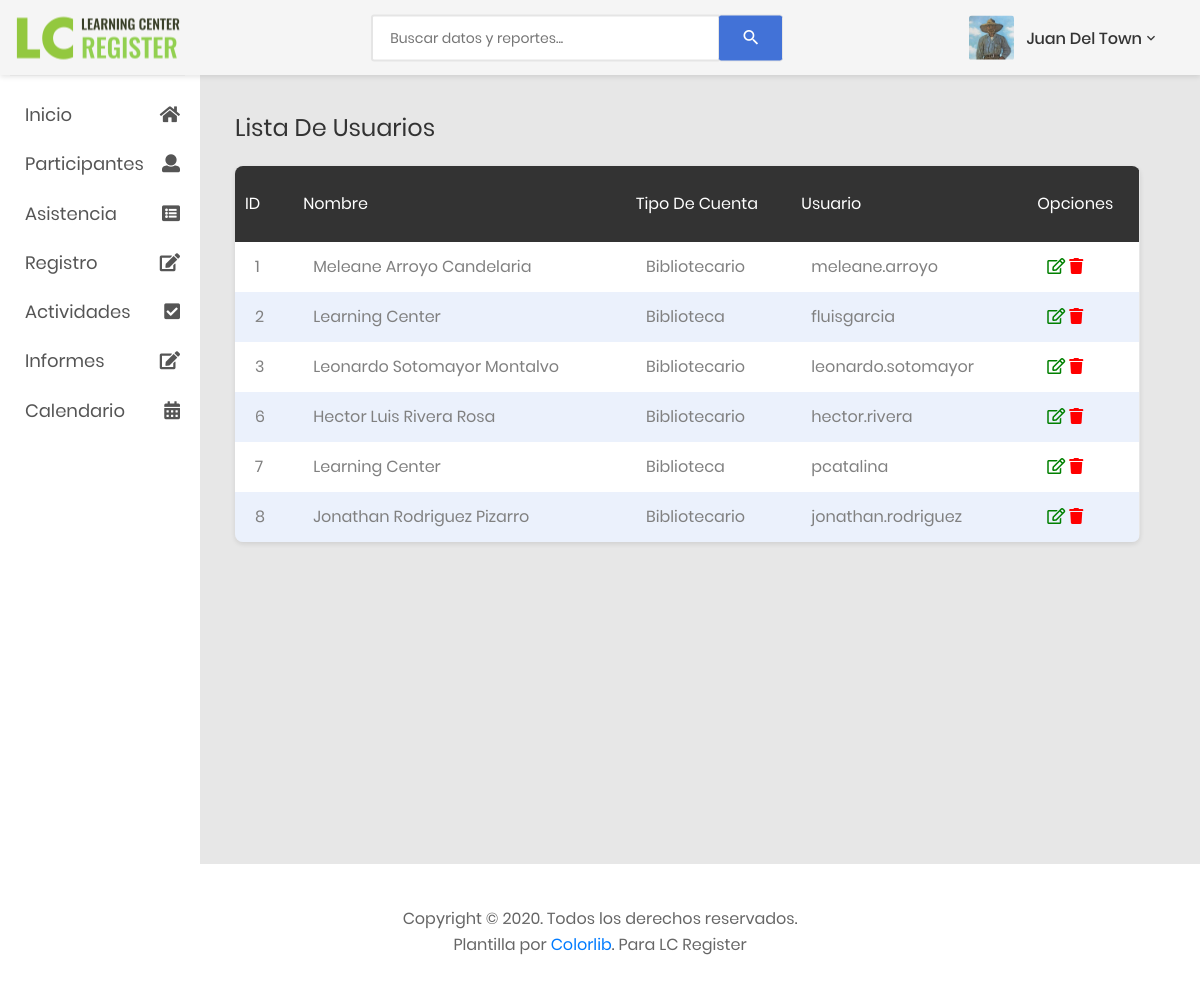
The page /listaUsuarios.php on the database as committed earlier.
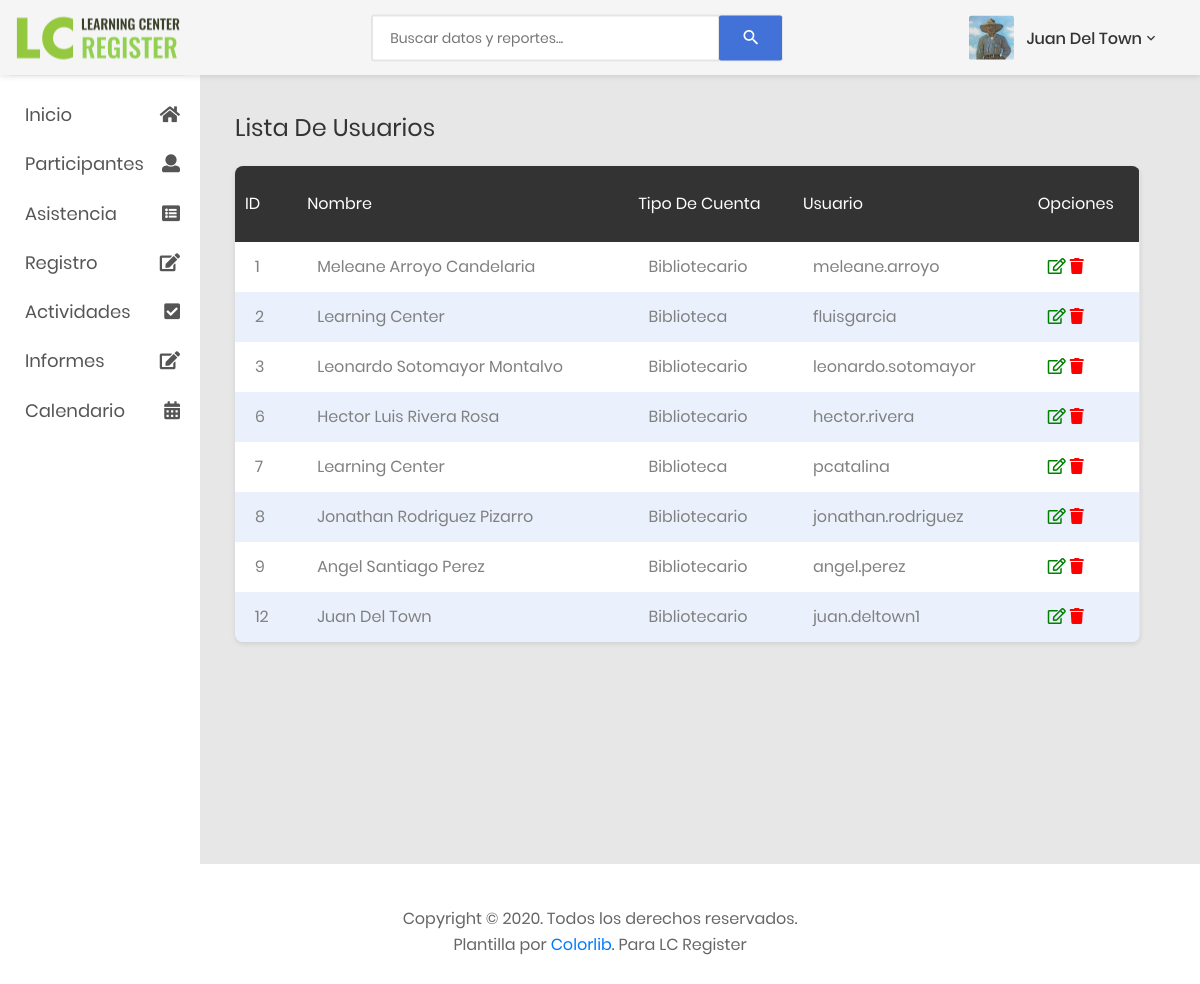
The same page on the database as committed later.
### tables this page shows
CREATE TABLE `usuarios` (
  `userID` int(11) NOT NULL,
  `nombre` varchar(20) NOT NULL,
  `apellidos` varchar(30) NOT NULL,
  `usuario` varchar(40) NOT NULL,
  `password` varchar(20) NOT NULL,
  `rol` int(11) NOT NULL,
  `activo` int(11) NOT NULL DEFAULT '1'
);

CREATE TABLE `rol` (
  `rolID` int(11) NOT NULL,
  `rol` varchar(20) NOT NULL
);

### listaUsuarios.php (the view, shortened to what this page needs)
<!DOCTYPE html>
<html lang="en">
<head>
    <link href="css/font-face.css" rel="stylesheet" media="all">
    <link href="vendor/font-awesome-4.7/css/font-awesome.min.css" rel="stylesheet" media="all">
    <link href="vendor/font-awesome-5/css/fontawesome-all.min.css" rel="stylesheet" media="all">
    <link href="vendor/mdi-font/css/material-design-iconic-font.min.css" rel="stylesheet" media="all">
    <link href="vendor/bootstrap-4.1/bootstrap.min.css" rel="stylesheet" media="all">
    <link href="vendor/animsition/animsition.min.css" rel="stylesheet" media="all">
    <link href="vendor/bootstrap-progressbar/bootstrap-progressbar-3.3.4.min.css" rel="stylesheet" media="all">
    <link href="vendor/wow/animate.css" rel="stylesheet" media="all">
    <link href="vendor/css-hamburgers/hamburgers.min.css" rel="stylesheet" media="all">
    <link href="vendor/slick/slick.css" rel="stylesheet" media="all">
    <link href="vendor/select2/select2.min.css" rel="stylesheet" media="all">
    <link href="vendor/perfect-scrollbar/perfect-scrollbar.css" rel="stylesheet" media="all">
    <link href="css/theme.css" rel="stylesheet" media="all">
</head>
<body class="animsition">
    <div class="page-wrapper">
        <?php
	        include './includes/menuSideBar.php';
        ?>
        <div class="page-container">
            <?php
	            include './includes/header.php';
            ?>
            <div class="main-content">
                <div class="section__content section__content--p30">
                    <h2 class="title-2">Lista De Usuarios</h2>
                            <div class="col-lg-10"></div>
                                <div class="table-responsive table--no-card m-b-30">
                                    <table class="table table-borderless table-striped table-earning">
                                        <thead>
                                            <tr>
                                                <th class="text-left">ID</th>
                                                <th class="text-left">Nombre</th>
                                                <th class="text-left">Tipo De Cuenta</th>
                                                <th class="text-left">Usuario</th>
                                                <th class="text-left">Opciones</th>
                                            </tr>
                                        </thead>
                                        <tbody>
                                        <?php
                                            $query = mysqli_query($connection, "SELECT u.userID, u.nombre, u.apellidos, u.usuario, r.rol FROM usuarios u INNER JOIN rol r ON u.rol = r.rolID WHERE u.activo = 1");
                                            $result = mysqli_num_rows($query);
                                            if($result > 0){
                                                while($usuario = mysqli_fetch_array($query)){
                                        ?>
                                                <tr>
                                                    <td><?php echo $usuario['userID']?></td>
                                                    <td><?php echo $usuario['nombre']." ".$usuario['apellidos']?></td>
                                                    <td><?php echo $usuario['rol']?></td>
                                                    <td><?php echo $usuario['usuario']?></td>
                                                    <td><a  href="editUsuario.php?id=<?php echo $usuario['userID'];?>" class='far fa-edit' style='color:green'></a> <a  href="deleteUsuario.php?id=<?php echo $usuario['userID'];?>" class='fas fa-trash' style='color:red'></a></td>
                                                </tr>
                                        <?php
                                                }
                                            }
                                        ?>
                                        </tbody>
                                    </table>
                                </div>
                            </div>
                            </div>
                        </div>
                    </div>
            <?php
                include './includes/footer.php';
            ?>
</body>
</html>

### includes/menuSideBar.php (shortened to what this page needs)
<aside class="menu-sidebar d-none d-lg-block">
    <div class="menu-sidebar__content js-scrollbar1">
        <nav class="navbar-sidebar">
            <ul class="list-unstyled navbar__list">
                <li>
                    <a href="index.php">
                        <i class="fas fa-home"></i>Inicio
                    </a>
                </li>
                <li>
                    <a href="listaParticipantes.php">
                        <i class="fas fa-user"></i> Participantes
                    </a>
                </li>
                <li>
                    <a href="hojaAsistencia.php">
                        <i class="fas fa-list-alt"></i> Asistencia
                    </a>
                </li>
                <li class="has-sub">
                    <a class="js-arrow" href="#">
                        <i class="fas fa-edit"></i> Registro
                    </a>
                </li>
                <li class="has-sub">
                    <a class="js-arrow" href="#">
                        <i class="fas fa-check-square"></i> Actividades </a>
                </li>
                <li class="has-sub">
                    <a class="js-arrow" href="#">
                        <i class="fas fa-edit"></i> Informes </a>
                </li>
                <li>
                    <a href="calendar.php">
                        <i class="fas fa-calendar-alt"></i> Calendario </a>
                </li>
            </ul>
        </nav>
    </div>
</aside>

### includes/header.php (shortened to what this page needs)
<header class="header-desktop">
    <div class="section__content section__content--p30">
        <div class="container-fluid">
            <div class="header-wrap">
                <div class="logo">
                    <a href="index.php">
                        <img src="images/icon/LC_icon175x55.png" alt="LC Logo" />
                    </a>
                </div>
                <form class="form-header" action="" method="POST">
                    <input class="au-input au-input--xl" type="text" name="search" placeholder="Buscar datos y reportes..." />
                    <button class="au-btn--submit" type="submit">
                        <i class="zmdi zmdi-search"></i>
                    </button>
                </form>
                <div class="header-button">
                    <div class="account-wrap">
                        <div class="account-item clearfix js-item-menu">
                            <div class="image">
                                <img src="images/icon/avatar-01.jpg" alt="John Doe" />
                            </div>
                            <div class="content">
                                <a class="js-acc-btn" href="#">Juan Del Town</a>
                            </div>
                        </div>
                    </div>
                </div>
            </div>
        </div>
    </div>
</header>

### includes/footer.php
<br>
<div class="copy-right py-3">
    <div class="container">
        <p class="text-center">
            Copyright © 2020. Todos los derechos reservados.
            <br>
            Plantilla por <a href="https://colorlib.com">Colorlib</a>.
            Para LC Register
        </p>
        <br>
    </div>
</div>

Rows that differ between the two databases and show on the page:
added usuarios: userID "9", nombre "Angel", apellidos "Santiago Perez", rol.rol "Bibliotecario", usuario "angel.perez"
added usuarios: userID "12", nombre "Juan", apellidos "Del Town", rol.rol "Bibliotecario", usuario "juan.deltown1"
